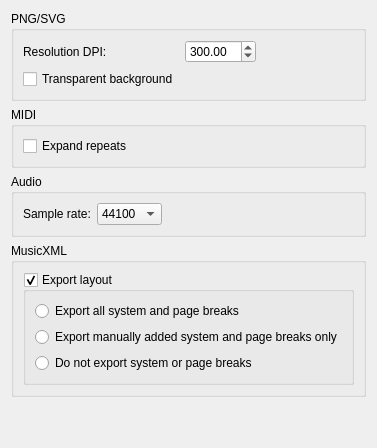
     <widget class="QWidget" name="tabExport">
      <property name="accessibleName">
       <string>Export Tab</string>
      </property>
      <attribute name="title">
       <string>Export</string>
      </attribute>
      <layout class="QVBoxLayout" name="verticalLayout_7">
       <item>
        <widget class="QGroupBox" name="groupBox_9">
         <property name="title">
          <string>PNG/SVG</string>
         </property>
         <property name="flat">
          <bool>false</bool>
         </property>
         <layout class="QGridLayout" name="gridLayout_8">
          <item row="0" column="0">
           <widget class="QLabel" name="label_4">
            <property name="text">
             <string>Resolution DPI:</string>
            </property>
           </widget>
          </item>
          <item row="1" column="0">
           <widget class="QCheckBox" name="pngTransparent">
            <property name="accessibleName">
             <string>Transparent background</string>
            </property>
            <property name="text">
             <string>Transparent background</string>
            </property>
           </widget>
          </item>
          <item row="0" column="2">
           <spacer name="horizontalSpacer_14">
            <property name="orientation">
             <enum>Qt::Horizontal</enum>
            </property>
            <property name="sizeHint" stdset="0">
             <size>
              <width>40</width>
              <height>20</height>
             </size>
            </property>
           </spacer>
          </item>
          <item row="0" column="1">
           <widget class="QDoubleSpinBox" name="pngResolution">
            <property name="accessibleName">
             <string>Resolution DPI</string>
            </property>
            <property name="accessibleDescription">
             <string>Choose resolution DPI</string>
            </property>
            <property name="minimum">
             <double>32.000000000000000</double>
            </property>
            <property name="maximum">
             <double>5000.000000000000000</double>
            </property>
            <property name="value">
             <double>300.000000000000000</double>
            </property>
           </widget>
          </item>
         </layout>
        </widget>
       </item>
       <item>
        <widget class="QGroupBox" name="groupBox_8">
         <property name="sizePolicy">
          <sizepolicy hsizetype="Preferred" vsizetype="Preferred">
           <horstretch>0</horstretch>
           <verstretch>0</verstretch>
          </sizepolicy>
         </property>
         <property name="accessibleName">
          <string>MIDI</string>
         </property>
         <property name="title">
          <string>MIDI</string>
         </property>
         <property name="flat">
          <bool>false</bool>
         </property>
         <layout class="QHBoxLayout" name="horizontalLayout">
          <item>
           <widget class="QCheckBox" name="expandRepeats">
            <property name="accessibleName">
             <string>Expand repeats</string>
            </property>
            <property name="text">
             <string>Expand repeats</string>
            </property>
           </widget>
          </item>
         </layout>
        </widget>
       </item>
       <item>
        <widget class="QGroupBox" name="groupBox_16">
         <property name="accessibleName">
          <string>Audio</string>
         </property>
         <property name="title">
          <string>Audio</string>
         </property>
         <layout class="QHBoxLayout" name="horizontalLayout_12">
          <item>
           <widget class="QLabel" name="label_18">
            <property name="text">
             <string>Sample rate:</string>
            </property>
           </widget>
          </item>
          <item>
           <widget class="QComboBox" name="exportAudioSampleRate">
            <property name="accessibleName">
             <string>Sample rate</string>
            </property>
            <property name="accessibleDescription">
             <string>Choose sample rate</string>
            </property>
            <item>
             <property name="text">
              <string>44100</string>
             </property>
            </item>
            <item>
             <property name="text">
              <string>48000</string>
             </property>
            </item>
           </widget>
          </item>
          <item>
           <spacer name="horizontalSpacer">
            <property name="orientation">
             <enum>Qt::Horizontal</enum>
            </property>
            <property name="sizeHint" stdset="0">
             <size>
              <width>40</width>
              <height>20</height>
             </size>
            </property>
           </spacer>
          </item>
         </layout>
        </widget>
       </item>
       <item>
        <widget class="QGroupBox" name="groupBox_22">
         <property name="sizePolicy">
          <sizepolicy hsizetype="Preferred" vsizetype="Preferred">
           <horstretch>0</horstretch>
           <verstretch>0</verstretch>
          </sizepolicy>
         </property>
         <property name="accessibleName">
          <string>MusicXML</string>
         </property>
         <property name="title">
          <string>MusicXML</string>
         </property>
         <property name="flat">
          <bool>false</bool>
         </property>
         <layout class="QVBoxLayout" name="verticalLayout_14">
          <item>
           <widget class="QGroupBox" name="exportLayout">
            <property name="accessibleName">
             <string>Export layout</string>
            </property>
            <property name="title">
             <string>Export layout</string>
            </property>
            <property name="checkable">
             <bool>true</bool>
            </property>
            <layout class="QVBoxLayout" name="verticalLayout_11">
             <item>
              <widget class="QRadioButton" name="exportAllBreaks">
               <property name="accessibleName">
                <string>Export all system and page breaks</string>
               </property>
               <property name="text">
                <string>Export all system and page breaks</string>
               </property>
              </widget>
             </item>
             <item>
              <widget class="QRadioButton" name="exportManualBreaks">
               <property name="accessibleName">
                <string>Export manually added system and page breaks only</string>
               </property>
               <property name="text">
                <string>Export manually added system and page breaks only</string>
               </property>
              </widget>
             </item>
             <item>
              <widget class="QRadioButton" name="exportNoBreaks">
               <property name="accessibleName">
                <string>Do not export system or page breaks</string>
               </property>
               <property name="text">
                <string>Do not export system or page breaks</string>
               </property>
              </widget>
             </item>
            </layout>
            <zorder>exportNoBreaks</zorder>
            <zorder>exportAllBreaks</zorder>
            <zorder>exportManualBreaks</zorder>
           </widget>
          </item>
         </layout>
        </widget>
       </item>
       <item>
        <spacer>
         <property name="orientation">
          <enum>Qt::Vertical</enum>
         </property>
         <property name="sizeHint" stdset="0">
          <size>
           <width>20</width>
           <height>40</height>
          </size>
         </property>
        </spacer>
       </item>
      </layout>
     </widget>
